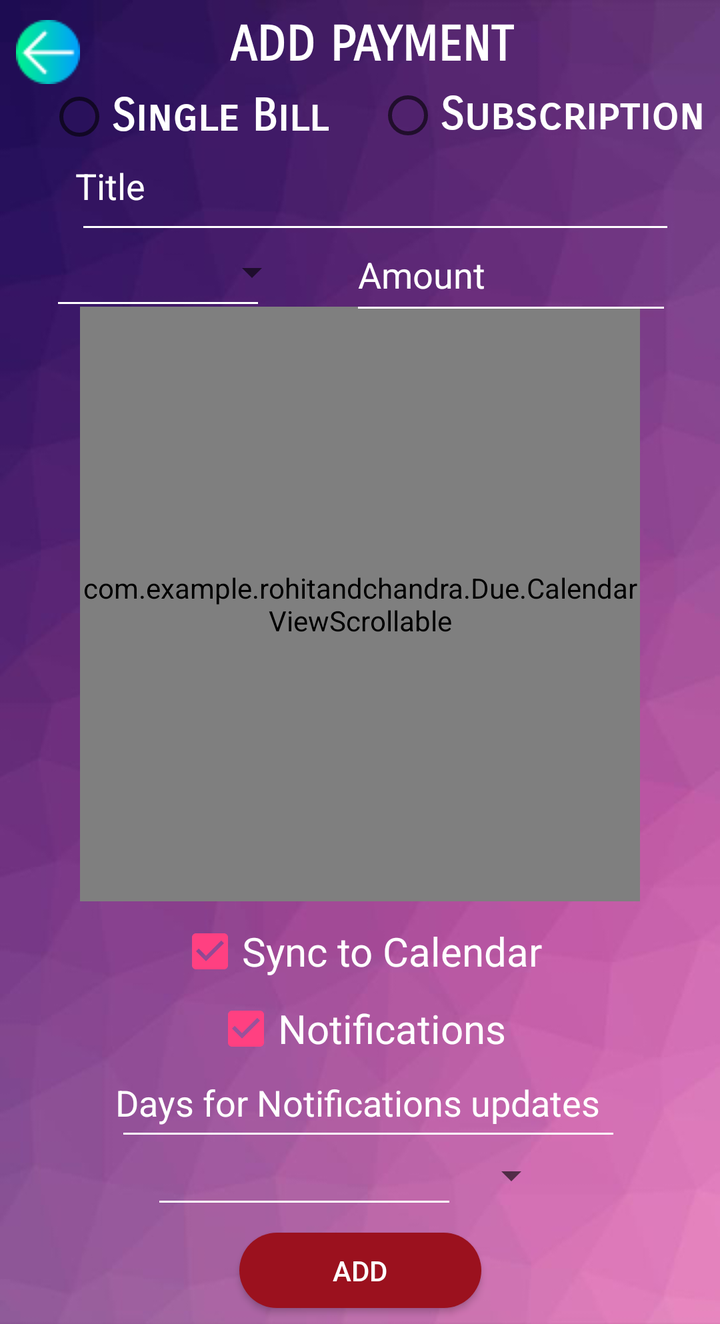
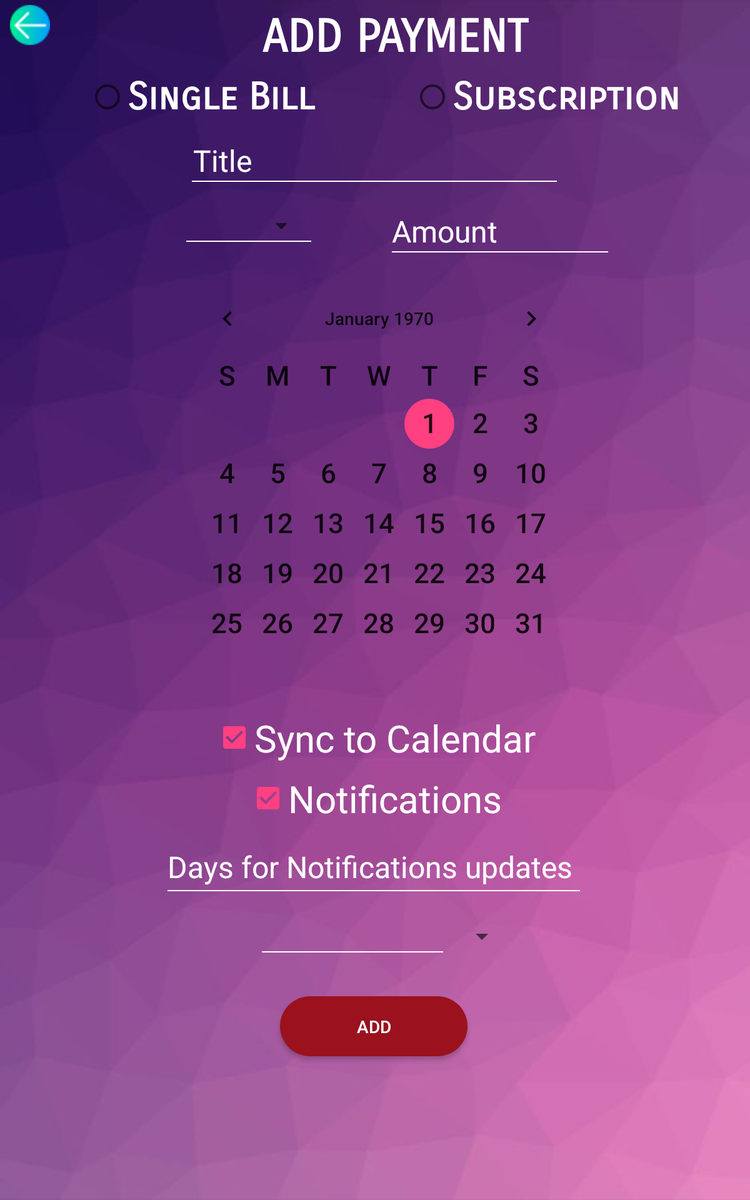

Two renders of one Android screen. The first uses the default layout on a phone; the second uses the alternative layout the repository ships for a different screen configuration, on a matching device. The two XML files are below.
<!-- AndroidManifest.xml: application theme AppTheme -->
<!-- res/layout/add_bill.xml -->
<?xml version="1.0" encoding="utf-8"?>
<ScrollView xmlns:android="http://schemas.android.com/apk/res/android"
    xmlns:app="http://schemas.android.com/apk/res-auto"
    xmlns:tools="http://schemas.android.com/tools"
    android:id="@+id/scroller"
    android:layout_width="fill_parent"
    android:layout_height="fill_parent"
    android:fillViewport="true" >
<android.support.constraint.ConstraintLayout xmlns:android="http://schemas.android.com/apk/res/android"
    xmlns:app="http://schemas.android.com/apk/res-auto"
    xmlns:tools="http://schemas.android.com/tools"
    android:layout_width="match_parent"
    android:layout_height="match_parent"
    android:background="@drawable/background_purple"
    >


    <TextView
        android:id="@+id/addHeading"
        android:layout_width="wrap_content"
        android:layout_height="0dp"
        android:layout_marginEnd="60dp"
        android:layout_marginLeft="8dp"
        android:layout_marginRight="60dp"
        android:layout_marginStart="8dp"
        android:layout_marginTop="8dp"
        android:fontFamily="sans-serif-smallcaps"
        android:text="@string/add_Title"
        android:textColor="@android:color/background_light"
        android:textSize="24sp"
        android:textStyle="bold"
        app:layout_constraintDimensionRatio="h,16:3"
        app:layout_constraintEnd_toEndOf="parent"
        app:layout_constraintHorizontal_bias="0.58"
        app:layout_constraintStart_toEndOf="@+id/backButton"
        app:layout_constraintTop_toTopOf="parent" />

    <EditText
        android:id="@+id/titleView"
        android:layout_width="300dp"
        android:layout_height="40dp"
        android:layout_marginEnd="25dp"
        android:layout_marginLeft="40dp"
        android:layout_marginRight="25dp"
        android:layout_marginStart="40dp"
        android:background="@android:color/transparent"
        android:hint="@string/addTitleHint"
        android:textColor="@android:color/background_light"
        android:textColorHint="@android:color/background_light"
        android:textSize="18sp"
        app:layout_constraintDimensionRatio="16:2"
        app:layout_constraintEnd_toEndOf="parent"
        app:layout_constraintStart_toStartOf="parent"
        app:layout_constraintTop_toBottomOf="@+id/subscriptionButton" />

    <View
        android:id="@+id/divider1"
        android:layout_width="292dp"
        android:layout_height="1dp"
        android:background="?attr/colorBackgroundFloating"
        app:layout_constraintEnd_toEndOf="@+id/titleView"
        app:layout_constraintStart_toStartOf="@+id/titleView"
        app:layout_constraintTop_toBottomOf="@+id/titleView" />

    <EditText
        android:id="@+id/amount"
        android:layout_width="173dp"
        android:layout_height="0dp"
        android:layout_marginEnd="8dp"
        android:layout_marginRight="8dp"
        android:layout_marginTop="8dp"
        android:background="@android:color/transparent"
        android:ems="10"
        android:hint="@string/addAmountHint"
        android:inputType="numberDecimal"
        android:textColor="@android:color/background_light"
        android:textColorHint="@android:color/background_light"
        app:layout_constraintDimensionRatio="16:3"
        app:layout_constraintEnd_toEndOf="parent"
        app:layout_constraintTop_toBottomOf="@+id/titleView" />


    <RadioButton
        android:id="@+id/billButton"
        android:layout_width="wrap_content"
        android:layout_height="32dp"
        android:layout_marginEnd="8dp"
        android:layout_marginLeft="8dp"
        android:layout_marginRight="8dp"
        android:layout_marginStart="8dp"
        android:layout_marginTop="8dp"
        android:fontFamily="sans-serif-smallcaps"
        android:text="@string/addBillButton"
        android:textColor="@android:color/background_light"
        android:textSize="22sp"
        android:textStyle="bold"
        app:layout_constraintDimensionRatio="h,16:3"
        app:layout_constraintEnd_toStartOf="@+id/subscriptionButton"
        app:layout_constraintStart_toStartOf="parent"
        app:layout_constraintTop_toBottomOf="@+id/addHeading" />

    <RadioButton
        android:id="@+id/subscriptionButton"
        android:layout_width="wrap_content"
        android:layout_height="0dp"
        android:layout_marginEnd="8dp"
        android:layout_marginRight="8dp"
        android:layout_marginTop="8dp"
        android:fontFamily="sans-serif-smallcaps"
        android:text="@string/addSubButton"
        android:textColor="@android:color/background_light"
        android:textSize="22sp"
        android:textStyle="bold"
        app:layout_constraintDimensionRatio="h,16:3"
        app:layout_constraintEnd_toEndOf="parent"
        app:layout_constraintTop_toBottomOf="@+id/addHeading" />

    <Spinner
        android:id="@+id/currencySpinner"
        android:layout_width="121dp"
        android:layout_height="0dp"
        android:layout_marginEnd="40dp"
        android:layout_marginLeft="40dp"
        android:layout_marginRight="40dp"
        android:layout_marginStart="40dp"
        android:layout_marginTop="8dp"
        android:textColor="@android:color/background_light"
        app:layout_constraintDimensionRatio="16:4"
        app:layout_constraintEnd_toStartOf="@+id/amount"
        app:layout_constraintStart_toStartOf="parent"
        app:layout_constraintTop_toBottomOf="@+id/titleView" />

    <View
        android:id="@+id/divider3"
        android:layout_width="100dp"
        android:layout_height="1dp"
        android:background="@android:color/background_light"
        app:layout_constraintEnd_toEndOf="@+id/currencySpinner"
        app:layout_constraintHorizontal_bias="0.0"
        app:layout_constraintStart_toStartOf="@+id/currencySpinner"
        app:layout_constraintTop_toBottomOf="@+id/currencySpinner" />

    <com.example.rohitandchandra.Due.CalendarViewScrollable
        android:id="@+id/calendarView"
        android:layout_width="280dp"
        android:layout_height="0dp"
        android:layout_marginEnd="8dp"
        android:layout_marginLeft="8dp"
        android:layout_marginRight="8dp"
        android:layout_marginStart="8dp"
        android:focusedMonthDateColor="@android:color/background_light"
        app:layout_constraintDimensionRatio="h,16:17"
        app:layout_constraintEnd_toEndOf="parent"
        app:layout_constraintStart_toStartOf="parent"
        app:layout_constraintTop_toBottomOf="@+id/amount" />

    <ImageButton
        android:id="@+id/backButton"
        android:layout_width="48dp"
        android:layout_height="44dp"
        android:layout_marginTop="4dp"
        android:background="@android:color/transparent"
        app:layout_constraintStart_toStartOf="parent"
        app:layout_constraintTop_toTopOf="parent"
        app:srcCompat="@drawable/back_button" />

    <CheckBox
        android:id="@+id/checkBox"
        android:layout_width="wrap_content"
        android:layout_height="0dp"
        android:layout_marginEnd="8dp"
        android:layout_marginLeft="8dp"
        android:layout_marginRight="8dp"
        android:layout_marginStart="8dp"
        android:layout_marginTop="8dp"
        android:checked="true"
        android:text="@string/addReminderText"
        android:textColor="@android:color/background_light"
        android:textColorLink="@android:color/background_light"
        android:textSize="20sp"
        app:layout_constraintDimensionRatio="h,16:3"
        app:layout_constraintEnd_toEndOf="parent"
        app:layout_constraintStart_toStartOf="parent"
        app:layout_constraintTop_toBottomOf="@+id/syncBox" />

    <Button
        android:id="@+id/addPaymentButton"
        android:layout_width="121dp"
        android:layout_height="0dp"
        android:layout_marginBottom="8dp"
        android:layout_marginEnd="8dp"
        android:layout_marginLeft="8dp"
        android:layout_marginRight="8dp"

        android:layout_marginStart="8dp"
        android:layout_marginTop="16dp"
        android:background="@drawable/add_payment"
        android:text="@string/addPaymentButton"
        android:textColor="@android:color/background_light"
        app:layout_constraintBottom_toBottomOf="parent"
        app:layout_constraintDimensionRatio="h,16:5"
        app:layout_constraintEnd_toEndOf="parent"
        app:layout_constraintStart_toStartOf="parent"
        app:layout_constraintTop_toBottomOf="@+id/intervalView"
        app:layout_constraintVertical_bias="0.93" />

    <View
        android:id="@+id/divider7"
        android:layout_width="145dp"
        android:layout_height="1dp"
        android:background="@android:color/background_light"
        app:layout_constraintStart_toStartOf="@+id/intervalView"
        app:layout_constraintTop_toBottomOf="@+id/intervalView" />

    <Spinner
        android:id="@+id/intervalView"
        android:layout_width="200dp"
        android:layout_height="0dp"
        android:layout_marginEnd="8dp"
        android:layout_marginLeft="8dp"
        android:layout_marginRight="8dp"
        android:layout_marginStart="8dp"
        android:layout_marginTop="8dp"
        android:textColor="@android:color/background_light"

        app:layout_constraintDimensionRatio="h,16:2"
        app:layout_constraintEnd_toEndOf="parent"
        app:layout_constraintHorizontal_bias="0.497"
        app:layout_constraintStart_toStartOf="parent"
        app:layout_constraintTop_toBottomOf="@+id/divider2" />

    <EditText
        android:id="@+id/notificationDays"
        android:layout_width="245dp"
        android:layout_height="0dp"
        android:layout_marginEnd="8dp"
        android:layout_marginLeft="8dp"
        android:layout_marginRight="8dp"
        android:layout_marginStart="8dp"
        android:layout_marginTop="8dp"
        android:background="@android:color/transparent"
        android:ems="10"
        android:hint="Days for Notifications updates"
        android:inputType="number"
        android:textColor="@android:color/background_light"
        android:textColorHint="@android:color/background_light"
        app:layout_constraintDimensionRatio="h,16:2"
        app:layout_constraintEnd_toEndOf="parent"
        app:layout_constraintStart_toStartOf="parent"
        app:layout_constraintTop_toBottomOf="@+id/checkBox" />

    <View
        android:id="@+id/divider2"
        android:layout_width="245dp"
        android:layout_height="1dp"
        android:layout_marginLeft="8dp"
        android:layout_marginStart="8dp"
        android:background="@android:color/background_light"
        app:layout_constraintEnd_toEndOf="@+id/notificationDays"
        app:layout_constraintStart_toStartOf="@+id/notificationDays"
        app:layout_constraintTop_toBottomOf="@+id/notificationDays" />

    <CheckBox
        android:id="@+id/syncBox"
        android:layout_width="wrap_content"
        android:layout_height="0dp"
        android:layout_marginEnd="8dp"
        android:layout_marginLeft="8dp"
        android:layout_marginRight="8dp"
        android:layout_marginStart="8dp"
        android:layout_marginTop="8dp"
        android:checked="true"
        android:text="Sync to Calendar"
        android:textColor="@android:color/background_light"
        android:textSize="20sp"
        android:visibility="visible"
        app:layout_constraintDimensionRatio="h,16:3"
        app:layout_constraintEnd_toEndOf="parent"
        app:layout_constraintStart_toStartOf="parent"
        app:layout_constraintTop_toBottomOf="@+id/calendarView" />

    <View
        android:id="@+id/divider5"
        android:layout_width="153dp"
        android:layout_height="1dp"
        android:background="@android:color/background_light"
        app:layout_constraintEnd_toEndOf="@+id/amount"
        app:layout_constraintHorizontal_bias="0.0"
        app:layout_constraintStart_toStartOf="@+id/amount"
        app:layout_constraintTop_toBottomOf="@+id/amount" />

</android.support.constraint.ConstraintLayout>
</ScrollView>
<!-- resources referenced by this layout -->
<resources>
  <!-- drawable add_payment (drawable) -->
  <?xml version="1.0" encoding="utf-8"?>
  <shape xmlns:android="http://schemas.android.com/apk/res/android"
      android:shape="rectangle">
  
      <corners android:radius="1dp"/>
      <solid android:color="#9b111e"/>
  
  
  
  
      <corners android:radius="50dp" />
  
  
  </shape>
  <!-- drawable back_button: png bitmap (drawable, 1211 bytes) -->
  <!-- drawable background_purple: png bitmap (drawable, 84774 bytes) -->
  <string name="addAmountHint">Amount</string>
  <string name="addBillButton">Single Bill</string>
  <string name="addPaymentButton">ADD</string>
  <string name="addReminderText">Notifications</string>
  <string name="addSubButton">Subscription</string>
  <string name="addTitleHint">Title</string>
  <string name="add_Title">ADD PAYMENT</string>
  <style name="AppTheme" parent="Theme.AppCompat.Light.NoActionBar">
          
          <item name="colorPrimary">@color/colorPrimary</item>
          <item name="colorPrimaryDark">@color/colorPrimaryDark</item>
          <item name="colorAccent">@color/colorAccent</item>
  
      </style>
  <color name="colorPrimary">#3F51B5</color>
  <color name="colorPrimaryDark">#303F9F</color>
  <color name="colorAccent">#FF4081</color>
</resources>
<!-- res/layout-sw600dp/add_bill.xml (the repository's variant of the layout above) -->
<!-- drawn on a 7-inch tablet held upright -->
<?xml version="1.0" encoding="utf-8"?>
<android.support.constraint.ConstraintLayout xmlns:android="http://schemas.android.com/apk/res/android"
    xmlns:app="http://schemas.android.com/apk/res-auto"
    xmlns:tools="http://schemas.android.com/tools"
    android:layout_width="match_parent"
    android:layout_height="match_parent"
    android:background="@drawable/background_purple">


    <TextView
        android:id="@+id/addHeading"
        android:layout_width="wrap_content"
        android:layout_height="0dp"
        android:layout_marginEnd="60dp"
        android:layout_marginLeft="8dp"
        android:layout_marginRight="60dp"
        android:layout_marginStart="8dp"
        android:layout_marginTop="8dp"
        android:fontFamily="sans-serif-smallcaps"
        android:text="@string/add_Title"
        android:textColor="@android:color/background_light"
        android:textSize="36sp"
        android:textStyle="bold"
        app:layout_constraintEnd_toEndOf="parent"
        app:layout_constraintHorizontal_bias="0.58"
        app:layout_constraintStart_toEndOf="@+id/backButton"
        app:layout_constraintTop_toTopOf="parent" />

    <EditText
        android:id="@+id/titleView"
        android:layout_width="290dp"
        android:layout_height="0dp"
        android:layout_marginEnd="8dp"
        android:layout_marginLeft="60dp"
        android:layout_marginRight="8dp"
        android:layout_marginStart="60dp"
        android:layout_marginTop="16dp"
        android:background="@android:color/transparent"
        android:hint="@string/addTitleHint"
        android:textColor="@android:color/background_light"
        android:textColorHint="@android:color/background_light"
        android:textSize="24sp"
        app:layout_constraintEnd_toEndOf="parent"
        app:layout_constraintHorizontal_bias="0.39"
        app:layout_constraintStart_toStartOf="parent"
        app:layout_constraintTop_toBottomOf="@+id/subscriptionButton" />

    <View
        android:id="@+id/divider1"
        android:layout_width="292dp"
        android:layout_height="1dp"
        android:background="?attr/colorBackgroundFloating"
        app:layout_constraintEnd_toEndOf="@+id/titleView"
        app:layout_constraintStart_toStartOf="@+id/titleView"
        app:layout_constraintTop_toBottomOf="@+id/titleView" />

    <EditText
        android:id="@+id/amount"
        android:layout_width="173dp"
        android:layout_height="0dp"
        android:layout_marginEnd="8dp"
        android:layout_marginRight="8dp"
        android:layout_marginTop="24dp"
        android:background="@android:color/transparent"
        android:ems="10"
        android:hint="@string/addAmountHint"
        android:inputType="numberDecimal"
        android:textColor="@android:color/background_light"
        android:textColorHint="@android:color/background_light"
        android:textSize="24sp"
        app:layout_constraintEnd_toEndOf="parent"
        app:layout_constraintHorizontal_bias="0.38"
        app:layout_constraintStart_toEndOf="@+id/currencySpinner"
        app:layout_constraintTop_toBottomOf="@+id/titleView" />


    <RadioButton
        android:id="@+id/billButton"
        android:layout_width="wrap_content"
        android:layout_height="0dp"
        android:layout_marginEnd="8dp"
        android:layout_marginRight="8dp"
        android:layout_marginTop="8dp"
        android:fontFamily="sans-serif-smallcaps"
        android:text="@string/addBillButton"
        android:textColor="@android:color/background_light"
        android:textSize="30sp"
        android:textStyle="bold"
        app:layout_constraintEnd_toStartOf="@+id/subscriptionButton"
        app:layout_constraintStart_toStartOf="parent"
        app:layout_constraintTop_toBottomOf="@+id/addHeading" />

    <RadioButton
        android:id="@+id/subscriptionButton"
        android:layout_width="wrap_content"
        android:layout_height="0dp"
        android:layout_marginEnd="56dp"
        android:layout_marginRight="56dp"
        android:layout_marginTop="8dp"
        android:fontFamily="sans-serif-smallcaps"
        android:text="@string/addSubButton"
        android:textColor="@android:color/background_light"
        android:textSize="30sp"
        android:textStyle="bold"
        app:layout_constraintEnd_toEndOf="parent"
        app:layout_constraintTop_toBottomOf="@+id/addHeading" />

    <Spinner
        android:id="@+id/currencySpinner"
        android:layout_width="121dp"
        android:layout_height="0dp"
        android:layout_marginLeft="128dp"
        android:layout_marginStart="128dp"
        android:layout_marginTop="24dp"
        android:textColor="@android:color/background_light"

        android:textSize="30sp"
        app:layout_constraintStart_toStartOf="parent"
        app:layout_constraintTop_toBottomOf="@+id/titleView" />

    <View
        android:id="@+id/divider3"
        android:layout_width="100dp"
        android:layout_height="1dp"
        android:background="@android:color/background_light"
        app:layout_constraintEnd_toEndOf="@+id/currencySpinner"
        app:layout_constraintHorizontal_bias="1.0"
        app:layout_constraintStart_toStartOf="@+id/currencySpinner"
        app:layout_constraintTop_toBottomOf="@+id/currencySpinner" />

    <CalendarView
        android:id="@+id/calendarView"
        android:layout_width="324dp"
        android:layout_height="341dp"
        android:layout_marginEnd="8dp"
        android:layout_marginLeft="8dp"
        android:layout_marginRight="8dp"
        android:layout_marginStart="8dp"
        android:layout_marginTop="20dp"
        android:dateTextAppearance="@android:style/TextAppearance.Large"
        android:focusedMonthDateColor="@android:color/background_light"
        android:weekDayTextAppearance="@android:style/TextAppearance.Large"

        app:layout_constraintDimensionRatio="h,16:17"
        app:layout_constraintEnd_toEndOf="parent"
        app:layout_constraintHorizontal_bias="0.514"
        app:layout_constraintStart_toStartOf="parent"
        app:layout_constraintTop_toBottomOf="@+id/amount" />

    <ImageButton
        android:id="@+id/backButton"
        android:layout_width="wrap_content"
        android:layout_height="0dp"
        android:layout_marginLeft="8dp"
        android:layout_marginStart="8dp"
        android:layout_marginTop="4dp"
        android:background="@android:color/transparent"
        app:layout_constraintStart_toStartOf="parent"
        app:layout_constraintTop_toTopOf="parent"
        app:srcCompat="@drawable/back_button" />

    <CheckBox
        android:id="@+id/checkBox"
        android:layout_width="wrap_content"
        android:layout_height="0dp"
        android:layout_marginEnd="8dp"
        android:layout_marginLeft="8dp"
        android:layout_marginRight="8dp"
        android:layout_marginStart="8dp"
        android:layout_marginTop="8dp"
        android:checked="true"
        android:text="@string/addReminderText"
        android:textColor="@android:color/background_light"
        android:textColorLink="@android:color/background_light"
        android:textSize="30sp"
        app:layout_constraintEnd_toEndOf="parent"
        app:layout_constraintStart_toStartOf="parent"
        app:layout_constraintTop_toBottomOf="@+id/syncBox" />

    <Button
        android:id="@+id/addPaymentButton"
        android:layout_width="150dp"
        android:layout_height="wrap_content"
        android:layout_marginEnd="8dp"
        android:layout_marginLeft="8dp"
        android:layout_marginRight="8dp"

        android:layout_marginStart="8dp"
        android:layout_marginTop="36dp"
        android:background="@drawable/add_payment"
        android:text="@string/addPaymentButton"
        android:textColor="@android:color/background_light"
        app:layout_constraintEnd_toEndOf="parent"
        app:layout_constraintHorizontal_bias="0.498"
        app:layout_constraintStart_toStartOf="parent"
        app:layout_constraintTop_toBottomOf="@+id/intervalView" />

    <View
        android:id="@+id/divider7"
        android:layout_width="145dp"
        android:layout_height="1dp"
        android:background="@android:color/background_light"
        app:layout_constraintStart_toStartOf="@+id/intervalView"
        app:layout_constraintTop_toBottomOf="@+id/intervalView" />

    <Spinner
        android:id="@+id/intervalView"
        android:layout_width="200dp"
        android:layout_height="0dp"
        android:layout_marginEnd="8dp"
        android:layout_marginLeft="8dp"
        android:layout_marginRight="8dp"
        android:layout_marginStart="8dp"
        android:layout_marginTop="24dp"
        android:textColor="@android:color/background_light"

        app:layout_constraintEnd_toEndOf="parent"
        app:layout_constraintHorizontal_bias="0.525"
        app:layout_constraintStart_toStartOf="parent"
        app:layout_constraintTop_toBottomOf="@+id/divider2" />

    <EditText
        android:id="@+id/notificationDays"
        android:layout_width="332dp"
        android:layout_height="37dp"
        android:layout_marginEnd="8dp"
        android:layout_marginLeft="8dp"
        android:layout_marginRight="8dp"
        android:layout_marginStart="8dp"
        android:layout_marginTop="16dp"
        android:background="@android:color/transparent"
        android:ems="10"
        android:hint="Days for Notifications updates"
        android:inputType="number"
        android:textColor="@android:color/background_light"
        android:textColorHint="@android:color/background_light"
        android:textSize="24sp"
        app:layout_constraintEnd_toEndOf="parent"
        app:layout_constraintStart_toStartOf="parent"
        app:layout_constraintTop_toBottomOf="@+id/checkBox" />

    <View
        android:id="@+id/divider2"
        android:layout_width="330dp"
        android:layout_height="1dp"
        android:background="@android:color/white"
        app:layout_constraintEnd_toEndOf="@+id/notificationDays"
        app:layout_constraintHorizontal_bias="0.103"
        app:layout_constraintStart_toStartOf="@+id/notificationDays"
        app:layout_constraintTop_toBottomOf="@+id/notificationDays" />

    <CheckBox
        android:id="@+id/syncBox"
        android:layout_width="wrap_content"
        android:layout_height="0dp"
        android:layout_marginEnd="8dp"
        android:layout_marginLeft="8dp"
        android:layout_marginRight="8dp"
        android:layout_marginStart="8dp"
        android:layout_marginTop="8dp"
        android:checked="true"
        android:text="Sync to Calendar"
        android:textColor="@android:color/background_light"
        android:textSize="30sp"
        app:layout_constraintEnd_toEndOf="parent"
        app:layout_constraintStart_toStartOf="parent"
        app:layout_constraintTop_toBottomOf="@+id/calendarView" />

    <View
        android:id="@+id/divider5"
        android:layout_width="173dp"
        android:layout_height="1dp"
        android:background="@android:color/background_light"
        app:layout_constraintEnd_toEndOf="@+id/amount"
        app:layout_constraintStart_toStartOf="@+id/amount"
        app:layout_constraintTop_toBottomOf="@+id/amount" />

</android.support.constraint.ConstraintLayout>
